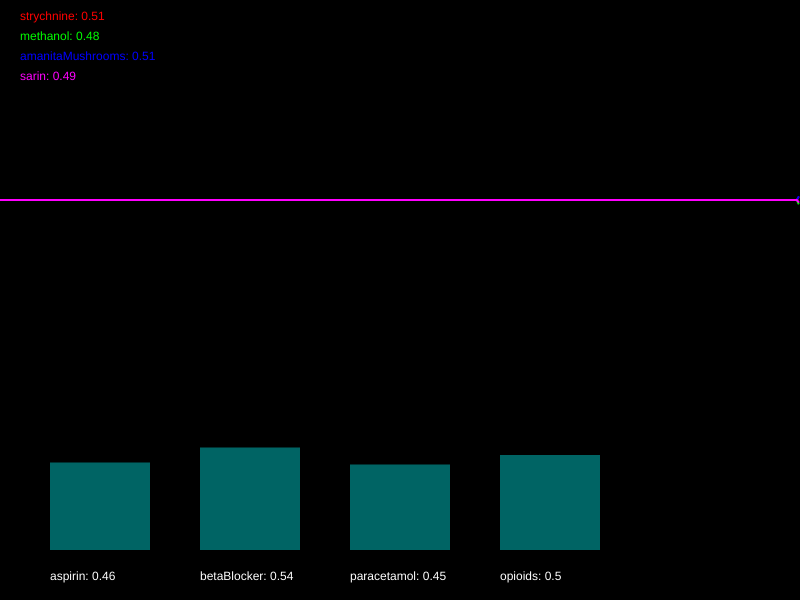
Frame 1 (no input)
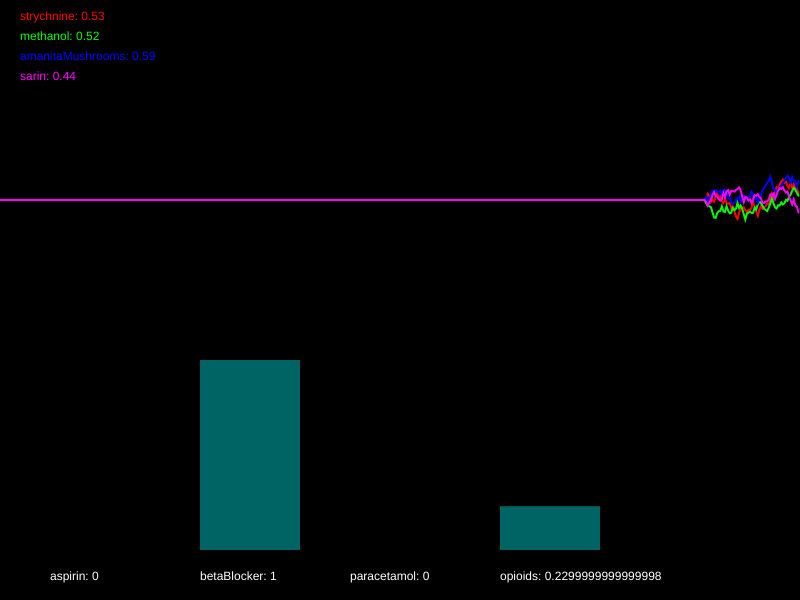
Frame 60 (no input)
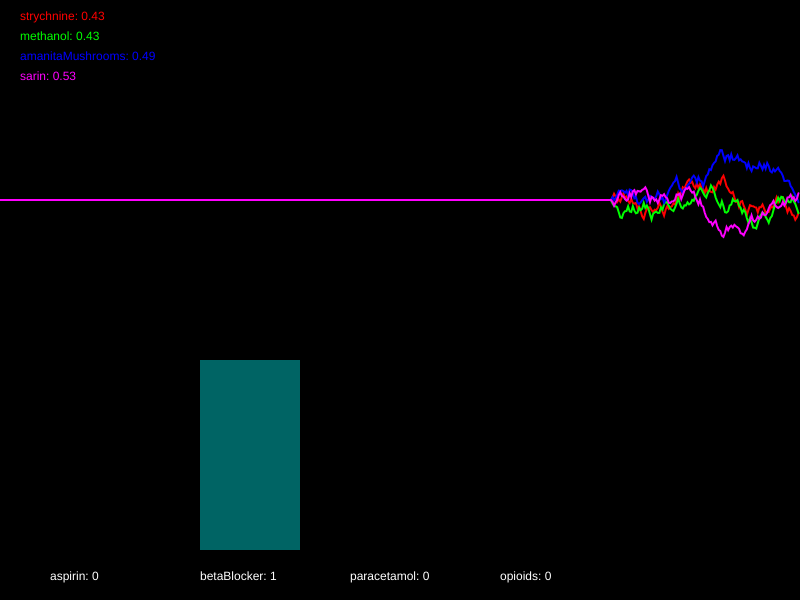
Frame 120 (the mouse pressed at the canvas centre since frame 60)

The p5.js sketch that drew these frames (run headless with seeded random() and noise() and a simulated clock; from frame 60 on, the mouse is pressed at the canvas centre):

// p5.js sketch
// ── sketch.js
/*

Officer: 1845677
CaseNum: 401-1-13291118-1845677

Case 401 - The Case of Norbert's Weiner Stand
Stage 2 - Toxic Burrito

Norbert is at it again. This time he’s set up a burrito stall and is lacing burritos with his foul toxin. The chaos is spreading. People are dropping like flies and burrito sales have fallen through the floor. To make matters worse it seems Norbert has cottoned on to our methods and has upped the complexity of his poison. You’ll find the antidote harder to develop this time. So kid, head down to the lab and get working.

You must develop the antidote by using conditional statements in the draw loop to do the following:

	- When sarin dips below 0.66 or methanol dips below 0.47, decrement aspirin by 0.04
	- When strychnine goes above 0.72, raise aspirin by 0.05
	- When sarin goes above 0.56, try decreasing betaBlocker by 0.02
	- When methanol goes above 0.37 and strychnine dips below 0.74, increment betaBlocker by 0.04
	- If amanitaMushrooms dips below 0.75 or sarin dips below 0.57, try decreasing paracetamol by 0.05
	- When strychnine goes above 0.61 and methanol goes above 0.38, increase paracetamol by 0.02
	- When strychnine goes above 0.38 and sarin dips below 0.49, try decreasing opioids by 0.03
	- When amanitaMushrooms goes above 0.36 and methanol dips below 0.29, try increasing opioids by 0.05


Your conditional statements should consider the following poisons:

	- strychnine
	- methanol
	- amanitaMushrooms
	- sarin


Your conditional statements should modify the following antidotes:

	- aspirin
	- betaBlocker
	- paracetamol
	- opioids


- There are many ways to complete this task but you should only use the following commands and operators:

	if(){}
	>
	<
	&&
	||
	+=
	-=

*/

//Declare the poison variables
var strychnine;
var methanol;
var amanitaMushrooms;
var sarin;


//Declare the antidote variables
var aspirin;
var betaBlocker;
var paracetamol;
var opioids;


//This variable is used for drawing the graph
var graphs;


function setup()
{

	createCanvas(800,600);
	strokeWeight(2);

	//initialise the poisons and antidotes
	strychnine = 0.5;
	methanol = 0.5;
	amanitaMushrooms = 0.5;
	sarin = 0.5;
	aspirin = 0.5;
	betaBlocker = 0.5;
	paracetamol = 0.5;
	opioids = 0.5;


	//fills the graph with empty values
	graphs = [];

	for(var i = 0; i < 4; i++)
	{
		graphs.push([]);
		for(var j = 0; j < 512; j++)
		{
			graphs[i].push(0.5);
		}
	}

}

function draw()
{

	//Develop the antidote below
	//Write conditional statements to change the amount of each substance ...

// Inside draw()

if(sarin < 0.66 || methanol < 0.47){
  aspirin -= 0.04;
}

if(strychnine > 0.72){
  aspirin += 0.05;
}

if(sarin > 0.56){
  betaBlocker -= 0.02; 
}

if(methanol > 0.37 && strychnine < 0.74){
  betaBlocker += 0.04;
}

if(amanitaMushrooms < 0.75 || sarin < 0.57){
  paracetamol -= 0.05;
}

if(strychnine > 0.61 && methanol > 0.38){
  paracetamol += 0.02;
}

if(strychnine > 0.38 && sarin < 0.49){
  opioids -= 0.03;
}

if(amanitaMushrooms > 0.36 && methanol < 0.29){
  opioids += 0.05;
}


	//////////////////////////////////////////////////////

	//the code below generates new values using random numbers

	/*
		For testing, you might want to temporarily comment out
		these lines and set the same variables to constant values
		instead.
	*/

	strychnine = nextValue(graphs[0],strychnine);
	methanol = nextValue(graphs[1],methanol);
	amanitaMushrooms = nextValue(graphs[2],amanitaMushrooms);
	sarin = nextValue(graphs[3],sarin);


	aspirin = constrain(aspirin, 0, 1);
	betaBlocker = constrain(betaBlocker, 0, 1);
	paracetamol = constrain(paracetamol, 0, 1);
	opioids = constrain(opioids, 0, 1);


	///////// DO NOT CHANGE THE CODE BELOW ///////////

	//drawing code

	// set background
	background(0);
	noFill();

	//draw the graphs for the vitals
	var colors = [
	color(255, 0, 0),
	color(0, 255, 0),
	color(0, 0, 255),
	color(255, 0, 255),
	color(255, 255, 0),
	color(0, 255, 255)
	];

	for(var i = 0; i < graphs.length; i++)
	{
		stroke(colors[i]);
		drawGraph(graphs[i]);
	}

	//draw the poisons as text
	noStroke();
	fill(colors[0]);
	text('strychnine: ' + nf(strychnine,1,2), 20,20);
	fill(colors[1]);
	text('methanol: ' + nf(methanol,1,2), 20,40);
	fill(colors[2]);
	text('amanitaMushrooms: ' + nf(amanitaMushrooms,1,2), 20,60);
	fill(colors[3]);
	text('sarin: ' + nf(sarin,1,2), 20,80);


	//draw the antidotes bar chart
	drawBar(aspirin,50,'aspirin');
	drawBar(betaBlocker,200,'betaBlocker');
	drawBar(paracetamol,350,'paracetamol');
	drawBar(opioids,500,'opioids');


}

function nextValue(graph, val)
{
	//gets the next value for a vital and puts it in an array for drawing
	var delta = random(-0.03,0.03);

	val += delta;
	if(val > 1 || val < 0)
	{
		delta *= -1;
		val += delta * 2;
	}

	graph.push(val)
	graph.shift();
	return val;
}

function drawGraph(graph)
{
	//draws an array as a graph
	beginShape();
	for(var i = 0; i < graph.length; i++)
	{
			vertex(width * i/512, height * 0.5 - graph[i]* height/3)
	}
	endShape();
}


function drawBar(val, x, name)
{
	//draws the bars for bar chart
    noStroke();
    fill(0,100,100);
	var mh = height * 0.4 - 50;
	rect(x,(height - 50) - val*mh, 100, val*mh);
    fill(255);
	text(name + ": " + val, x, height - 20);
}
